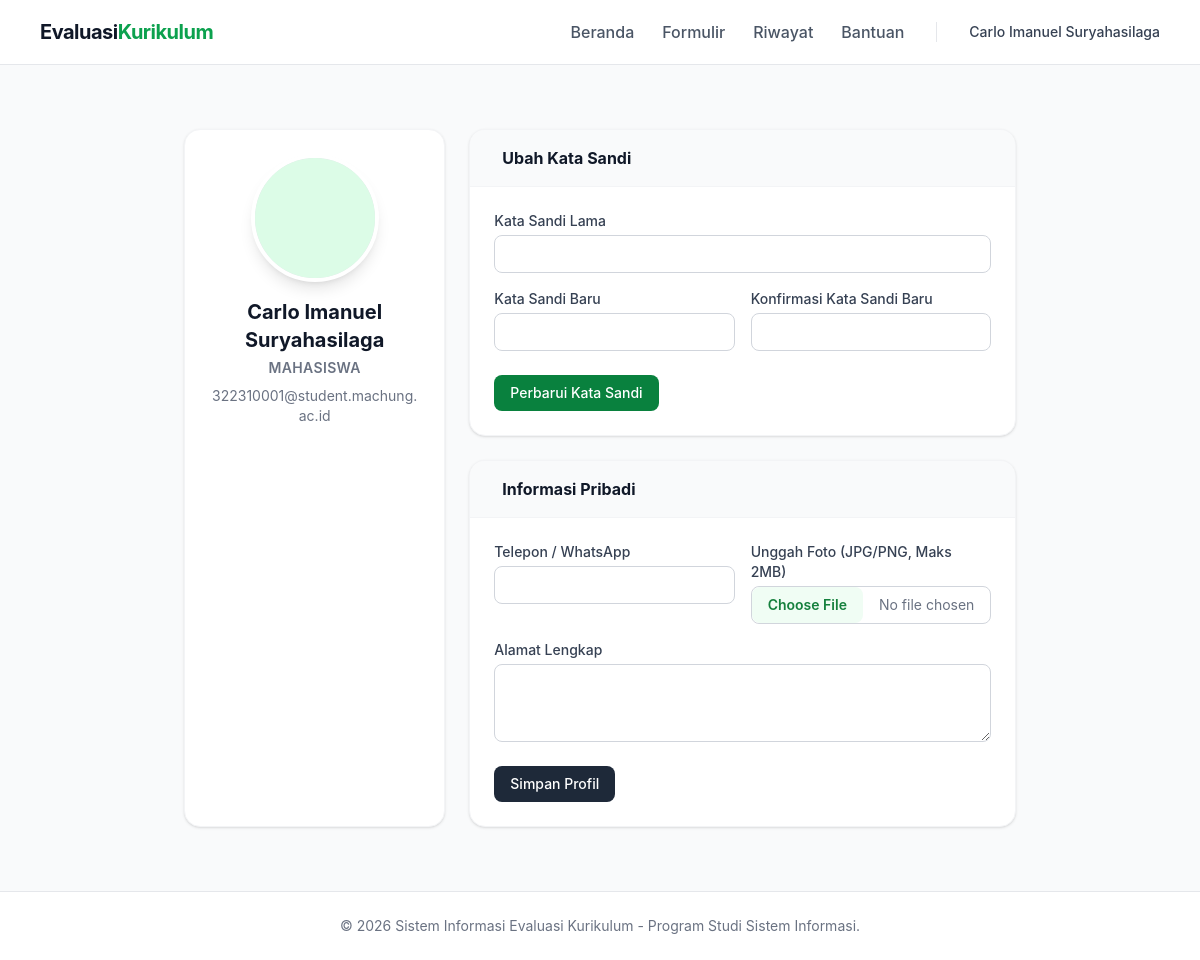
The page /auth/profil.php (signed in) on the database its author committed.
### tables this page shows
CREATE TABLE `profil_pengguna` (
  `pengguna_id` int(11) NOT NULL,
  `nomor_induk` varchar(50) DEFAULT NULL,
  `alamat` text DEFAULT NULL,
  `telepon` varchar(20) DEFAULT NULL,
  `posisi_pekerjaan` varchar(100) DEFAULT NULL,
  `instansi` varchar(100) DEFAULT NULL,
  `tahun_lulus` year(4) DEFAULT NULL,
  `foto` varchar(255) DEFAULT NULL
);

CREATE TABLE `pengguna` (
  `id` int(11) NOT NULL,
  `nama` varchar(100) NOT NULL,
  `email` varchar(100) NOT NULL,
  `password_hash` varchar(255) NOT NULL,
  `peran` enum('admin','mahasiswa','alumni','perusahaan','dosen') NOT NULL,
  `wajib_ganti_sandi` tinyint(1) DEFAULT 1,
  `aktif` tinyint(1) DEFAULT 1,
  `dibuat_pada` timestamp NOT NULL DEFAULT current_timestamp(),
  `reset_token` varchar(255) DEFAULT NULL,
  `reset_token_expired` datetime DEFAULT NULL
);

### includes/helpers.php (called while the page is built, shortened)
<?php
function escape($string) {
    return htmlspecialchars($string ?? '', ENT_QUOTES, 'UTF-8');
}
?>

### auth/profil.php (the view, shortened to what this page needs)
<?php
require_once '../config/database.php';
require_once '../includes/helpers.php';
$user_id = $_SESSION['user_id'];
$is_wajib_ganti = $_SESSION['wajib_ganti_sandi'] ?? false;
$stmt = $pdo->prepare("
    SELECT u.nama, u.email, u.peran, p.*
    FROM pengguna u
    LEFT JOIN profil_pengguna p ON u.id = p.pengguna_id
    WHERE u.id = ?
");
$stmt->execute([$user_id]);
$profil = $stmt->fetch();
require_once '../includes/header.php';
?>
<div class="max-w-4xl mx-auto py-8 px-4 sm:px-6 lg:px-8">
    <div class="grid grid-cols-1 md:grid-cols-3 gap-6">
        <div class="bg-white rounded-2xl shadow-sm border border-gray-100 p-6 flex flex-col items-center">
            <div class="w-32 h-32 rounded-full bg-gray-200 overflow-hidden mb-4 border-4 border-white shadow-lg">
                <?php if ($profil['foto']): ?>
                    <img src="<?= base_url($profil['foto']) ?>" alt="Foto" class="w-full h-full object-cover">
                <?php else: ?>
                    <div class="w-full h-full flex items-center justify-center bg-brand-100 text-brand-600">
                    </div>
                <?php endif; ?>
            </div>
            <h2 class="text-xl font-bold text-gray-900 text-center"><?= escape($profil['nama']) ?></h2>
            <p class="text-sm text-gray-500 uppercase tracking-wide mt-1 font-semibold"><?= escape($profil['peran']) ?></p>
            <p class="text-sm text-gray-500 mt-2 text-center break-all"><?= escape($profil['email']) ?></p>
        </div>
        <div class="md:col-span-2 space-y-6">
            <div class="bg-white rounded-2xl shadow-sm border border-gray-100 overflow-hidden">
                <div class="px-6 py-4 border-b border-gray-100 bg-gray-50 flex items-center gap-2">
                    <h3 class="font-bold text-gray-900">Ubah Kata Sandi</h3>
                </div>
                <div class="p-6">
                    <form action="" method="POST" class="space-y-4">
                        <div>
                            <label class="block text-sm font-medium text-gray-700 mb-1">Kata Sandi Lama</label>
                            <input type="password" name="sandi_lama" required class="block w-full px-3 py-2 border border-gray-300 rounded-lg focus:ring-brand-500 focus:border-brand-500 sm:text-sm">
                        </div>
                        <div class="grid grid-cols-1 sm:grid-cols-2 gap-4">
                            <div>
                                <label class="block text-sm font-medium text-gray-700 mb-1">Kata Sandi Baru</label>
                                <input type="password" name="sandi_baru" required class="block w-full px-3 py-2 border border-gray-300 rounded-lg focus:ring-brand-500 focus:border-brand-500 sm:text-sm">
                            </div>
                            <div>
                                <label class="block text-sm font-medium text-gray-700 mb-1">Konfirmasi Kata Sandi Baru</label>
                                <input type="password" name="sandi_konfirmasi" required class="block w-full px-3 py-2 border border-gray-300 rounded-lg focus:ring-brand-500 focus:border-brand-500 sm:text-sm">
                            </div>
                        </div>
                        <div class="pt-2">
                            <button type="submit" class="bg-brand-600 hover:bg-brand-700 text-white px-4 py-2 rounded-lg text-sm font-medium transition-colors">Perbarui Kata Sandi</button>
                        </div>
                    </form>
                </div>
            </div>
            <div class="bg-white rounded-2xl shadow-sm border border-gray-100 overflow-hidden <?= $is_wajib_ganti ? 'opacity-50 pointer-events-none' : '' ?>">
                <div class="px-6 py-4 border-b border-gray-100 bg-gray-50 flex items-center gap-2">
                    <h3 class="font-bold text-gray-900">Informasi Pribadi</h3>
                </div>
                <div class="p-6">
                    <form action="" method="POST" enctype="multipart/form-data" class="space-y-4">
                        <div class="grid grid-cols-1 sm:grid-cols-2 gap-4">
                            <div>
                                <label class="block text-sm font-medium text-gray-700 mb-1">Telepon / WhatsApp</label>
                                <input type="text" name="telepon" value="<?= escape($profil['telepon']) ?>" class="block w-full px-3 py-2 border border-gray-300 rounded-lg focus:ring-brand-500 focus:border-brand-500 sm:text-sm">
                            </div>
                            <div>
                                <label class="block text-sm font-medium text-gray-700 mb-1">Unggah Foto (JPG/PNG, Maks 2MB)</label>
                                <input type="file" name="foto" accept=".jpg,.jpeg,.png" class="block w-full text-sm text-gray-500 file:mr-4 file:py-2 file:px-4 file:rounded-lg file:border-0 file:text-sm file:font-semibold file:bg-brand-50 file:text-brand-700 hover:file:bg-brand-100 border border-gray-300 rounded-lg">
                            </div>
                        </div>
                        <div>
                            <label class="block text-sm font-medium text-gray-700 mb-1">Alamat Lengkap</label>
                            <textarea name="alamat" rows="3" class="block w-full px-3 py-2 border border-gray-300 rounded-lg focus:ring-brand-500 focus:border-brand-500 sm:text-sm"><?= escape($profil['alamat']) ?></textarea>
                        </div>
                        <div class="pt-2">
                            <button type="submit" class="bg-gray-800 hover:bg-gray-900 text-white px-4 py-2 rounded-lg text-sm font-medium transition-colors">Simpan Profil</button>
                        </div>
                    </form>
                </div>
            </div>
        </div>
    </div>
</div>
<?php require_once '../includes/footer.php'; ?>

### assets/css/style.css (style rules this page uses)
body { font-family: 'Inter', sans-serif; background-color: #f9fafb; color: #111827; }

### includes/header.php (style rules this page uses)
body { font-family: 'Inter', sans-serif; background-color: #f9fafb; color: #111827; }

### rows shown on the page
profil_pengguna: pengguna_id.nama "Carlo Imanuel Suryahasilaga", pengguna_id.peran "MAHASISWA", pengguna_id.email "322310001@student.machung.ac.id"

### other values the page prints
$_SESSION['user_name'] "Carlo Imanuel Suryahasilaga"
